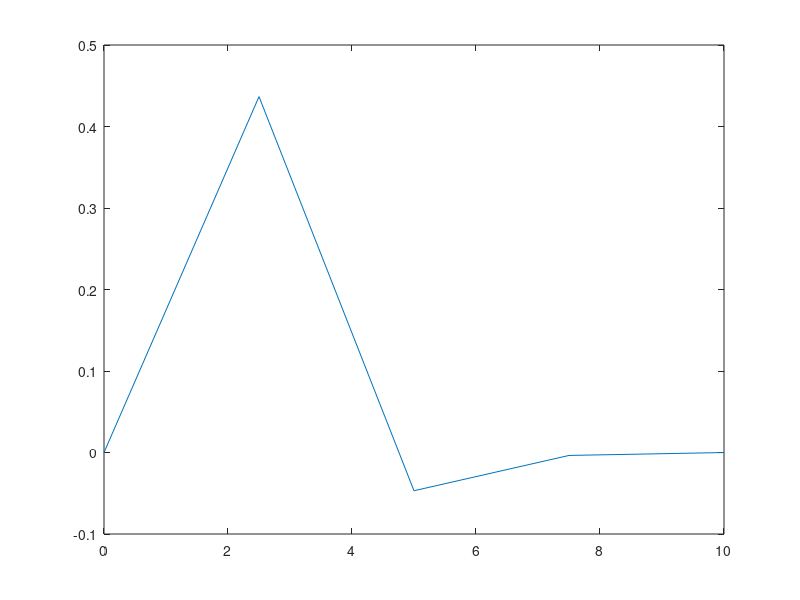

Reproduce this figure in MATLAB. (Note: this script raises an error after producing the figure.)
% Timothy Smith
% 4/7/16
%________________
k=1;
R=0:0.5:2;
omega=k-R/4;
t=0:2.5:10;
gamma=exp(-(R./2).*t).*sin(omega.*t)
plot(t,gamma)
ax=gca;
ax.XTick= [0:0.1:10]